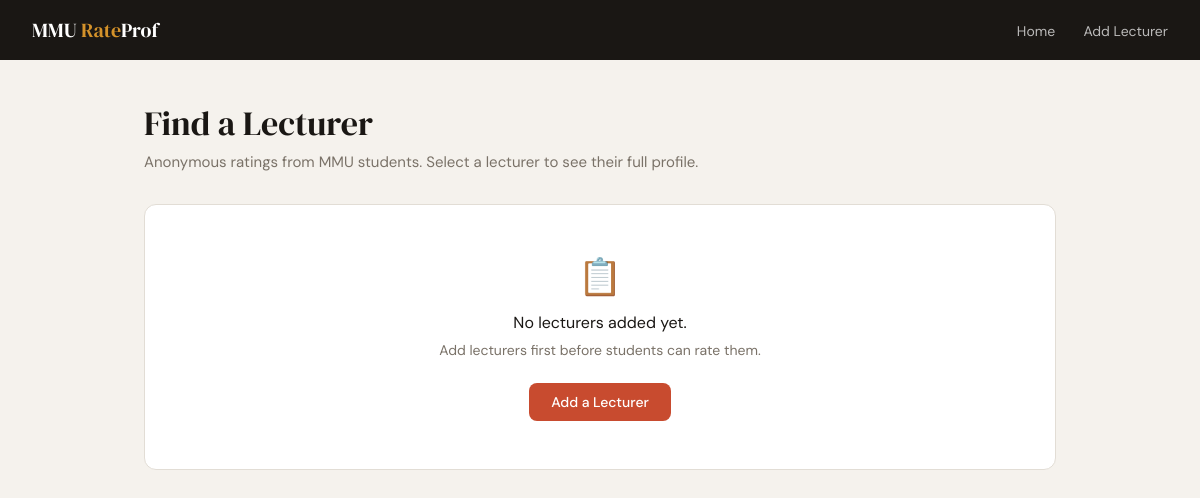
Before: / with the older database file.
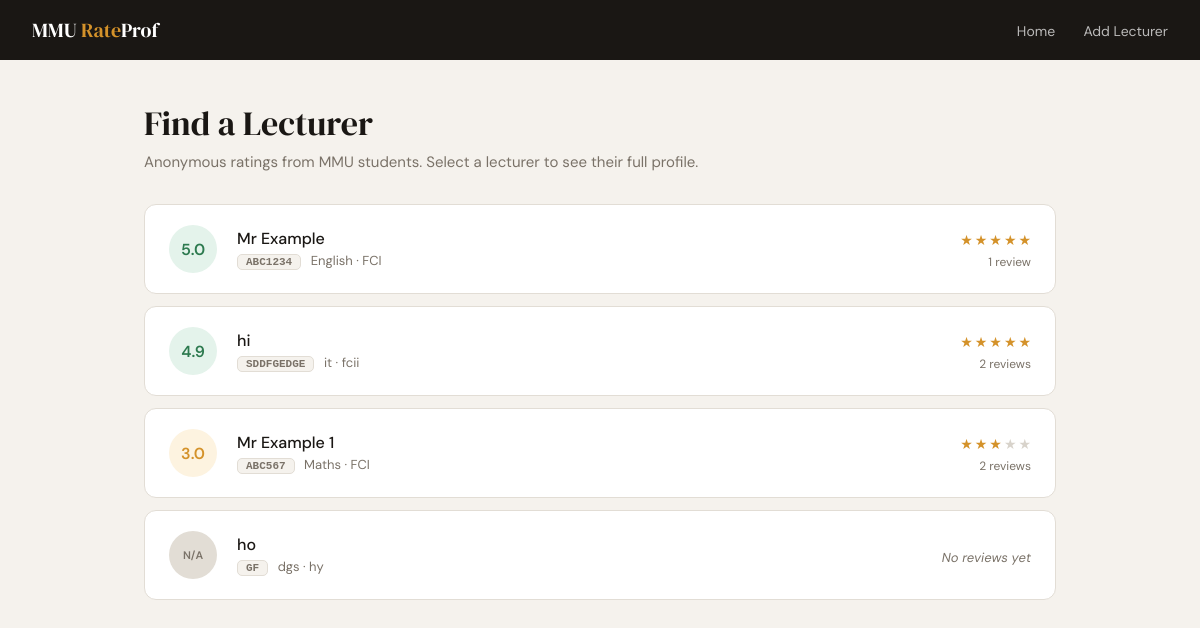
After: the same page with the newer database file.
### tables this page shows
CREATE TABLE lecturers (
            id          INTEGER PRIMARY KEY AUTOINCREMENT,
            name        TEXT NOT NULL,
            faculty     TEXT NOT NULL,
            course      TEXT NOT NULL,
            course_code TEXT NOT NULL
        );

### app.py (the view)
@app.route("/")
def home_page():
    all_lecturers = get_all_lecturers_with_scores()
    return render_template("index.html", lecturers=all_lecturers)

### app.py (called while the page is built)
def connect_db():
    connection = sqlite3.connect(DB_FILE)
    connection.row_factory = sqlite3.Row
    return connection

def get_all_lecturers_with_scores():
    connection = connect_db()
    all_lecturers = connection.execute("""
        SELECT
            l.id,
            l.name,
            l.faculty,
            l.course,
            l.course_code,
            COUNT(r.id) AS review_count,
            ROUND(AVG((r.grading + r.teaching + r.strictness + r.communication + r.textbooks) / 5.0), 1) AS overall,
            ROUND(AVG(r.grading), 1)       AS avg_grading,
            ROUND(AVG(r.teaching), 1)      AS avg_teaching,
            ROUND(AVG(r.strictness), 1)    AS avg_strictness,
            ROUND(AVG(r.communication), 1) AS avg_communication,
            ROUND(AVG(r.textbooks), 1)     AS avg_textbooks
        FROM lecturers l
        LEFT JOIN ratings r ON l.id = r.lecturer_id
        GROUP BY l.id
        ORDER BY overall DESC
    """).fetchall()
    connection.close()
    return all_lecturers

### templates/index.html (shortened to what this page needs)
{% extends "base.html" %}
{% block content %}
<div class="page-header">
  <h1>Find a Lecturer</h1>
  <p>Anonymous ratings from MMU students. Select a lecturer to see their full profile.</p>
</div>
<div class="lecturer-list">
  {% if lecturers %}
  {% for lec in lecturers %}
  {% set score = lec.overall %}
  {% if score %}
    {% if score >= 4.0 %}{% set pill_class = "high" %}
    {% elif score >= 2.5 %}{% set pill_class = "mid" %}
    {% else %}{% set pill_class = "low" %}
    {% endif %}
  {% else %}{% set pill_class = "none" %}
  {% endif %}
  <a class="card lecturer-card" href="{{ url_for('profile_page', lecturer_id=lec.id) }}">
    <div class="score-pill {{ pill_class }}">
      {% if score %}{{ score }}{% else %}N/A{% endif %}
    </div>
    <div class="lec-info">
      <div class="lec-name">{{ lec.name }}</div>
      <div class="lec-meta">
        <span class="lec-code">{{ lec.course_code }}</span>
        {{ lec.course }} &middot; {{ lec.faculty }}
      </div>
    </div>
    <div class="lec-right">
      {% if score %}
      <div class="stars">
        {% for i in range(1, 6) %}
          <span class="star {% if i <= score|round %}filled{% else %}empty{% endif %}">★</span>
        {% endfor %}
      </div>
      {% endif %}
      <div class="review-count">
        {% if lec.review_count > 0 %}
          {{ lec.review_count }} review{% if lec.review_count != 1 %}s{% endif %}
        {% else %}
          <span class="no-reviews">No reviews yet</span>
        {% endif %}
      </div>
    </div>
  </a>
  {% endfor %}
  {% else %}
  <div class="card" style="text-align:center; padding:3rem 1rem; color:var(--muted);">
    <div style="font-size:36px; margin-bottom:12px;">📋</div>
    <div style="font-size:16px; margin-bottom:8px; color:var(--text);">No lecturers added yet.</div>
    <div style="font-size:14px; margin-bottom:1.5rem;">Add lecturers first before students can rate them.</div>
    <a class="btn btn-primary" href="{{ url_for('add_lecturer_page') }}">Add a Lecturer</a>
  </div>
  {% endif %}
</div>
{% endblock %}

### templates/base.html (shortened to what this page needs)
<!DOCTYPE html>
<html lang="en">
<head>
</head>
<body>
<nav>
  <a class="nav-logo" href="/">MMU <span>Rate</span>Prof</a>
  <div class="nav-links">
    <a href="/">Home</a>
    <a href="/admin/add-lecturer">Add Lecturer</a>
  </div>
</nav>
<div class="container">
  {% block content %}{% endblock %}
</div>
</body>
</html>

Changed rows visible on the page:
added lecturers: score "5.0", name "Mr Example", course_code "ABC1234", course "English", faculty "FCI", review_count "1"
added lecturers: score "4.9", name "hi", course_code "SDDFGEDGE", course "it", faculty "fcii", review_count "2"
added lecturers: score "3.0", name "Mr Example 1", course_code "ABC567", course "Maths", faculty "FCI", review_count "2"
added lecturers: shows "N/A", name "ho", course_code "GF", course "dgs", faculty "hy", shows "No reviews yet"
Other visible differences:
text no longer shown: "📋 No lecturers added yet. Add lecturers first before students can rate them. Add a Lecturer"
